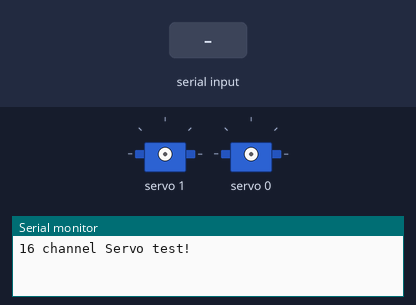
This sketch was run on a simulated Arduino Uno, built with avr-gcc and run on an emulated ATmega328P. Parts: 2 × servo, the last lines printed to the serial monitor. The inputs (shaded band) are chosen by the test bench.

Above: at 1.2 s.
1.3 s: "30,150\n" received over Serial
At 3.9 s:
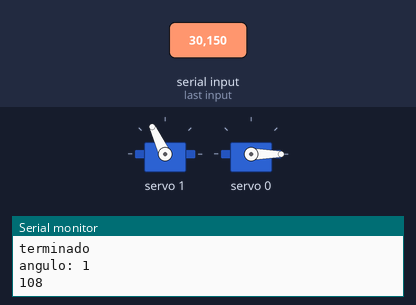
4.3 s: "2\n" received over Serial
At 6.5 s:
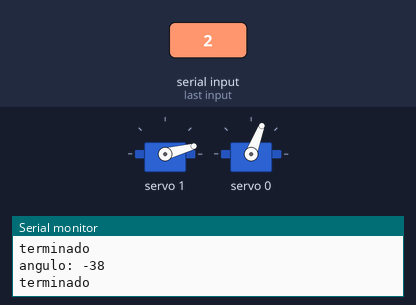
6.8 s: "1\n" received over Serial
At 7.7 s:
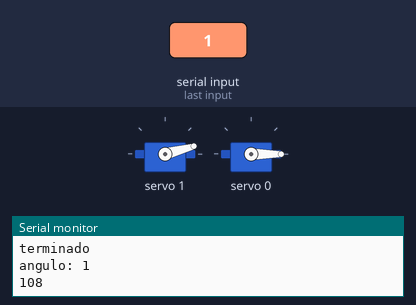
11.3 s: "0\n" received over Serial
At 12.3 s:
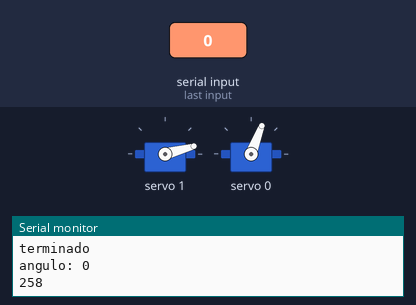
Timing chart, 0 to 13.8 s (numbered marks = the images above; inputs shaded):
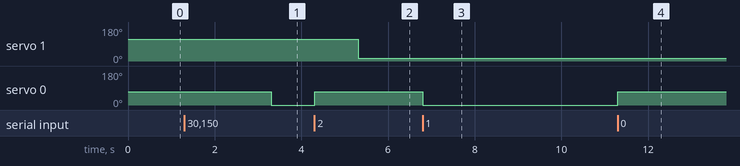

The sketch:

PruebaAgarreyGiro.ino
```cpp
#include <Wire.h>
#include <Adafruit_PWMServoDriver.h>

Adafruit_PWMServoDriver pwm = Adafruit_PWMServoDriver();

#define MIN_PULSE_WIDTH 650
#define MAX_PULSE_WIDTH 2350
#define DEFAULT_PULSE_WIDTH 1500
#define FREQUENCY 50
uint8_t servonum = 0;

int acumulado=0;

void setup()
{
  Serial.begin(9600);
  Serial.println("16 channel Servo test!");
  pwm.begin();
  pwm.setPWMFreq(FREQUENCY);
}

int pulseWidth(int angle)
{
  int pulse_wide, analog_value;
  pulse_wide = map(angle, 0, 180, MIN_PULSE_WIDTH, MAX_PULSE_WIDTH);
  analog_value = int(float(pulse_wide) / 1000000 * FREQUENCY * 4096);
  Serial.println(analog_value);
  return analog_value;
}

void loop() {

  while (Serial.available() == 0);
  int ang = Serial.read() - '0';

  Serial.print("angulo: ");
  Serial.println(ang);


  switch (ang) {
  case 0:
    pwm.setPWM(0, 0, pulseWidth(65));
    delay(1000);
    break;
  case 1:
    pwm.setPWM(0, 0, pulseWidth(-13));
    delay(1000);
    break;
  case 2:
   pwm.setPWM(1, 0, pulseWidth(6));
    delay(1000);
    break;
  case 3:
    pwm.setPWM(1, 0, pulseWidth(115));
    delay(1000);
    break;
}


  Serial.println("terminado");
}
```

Measured:
- after the input at 1.3 s, servo 0: 69° → 0° after 2.0 s
- after the input at 4.3 s, servo 1: 115° → 15° after 1.0 s
- after the input at 6.8 s, servo 0: 69° → 0° at once
- after the input at 11.3 s, servo 0: 0° → 69° at once
